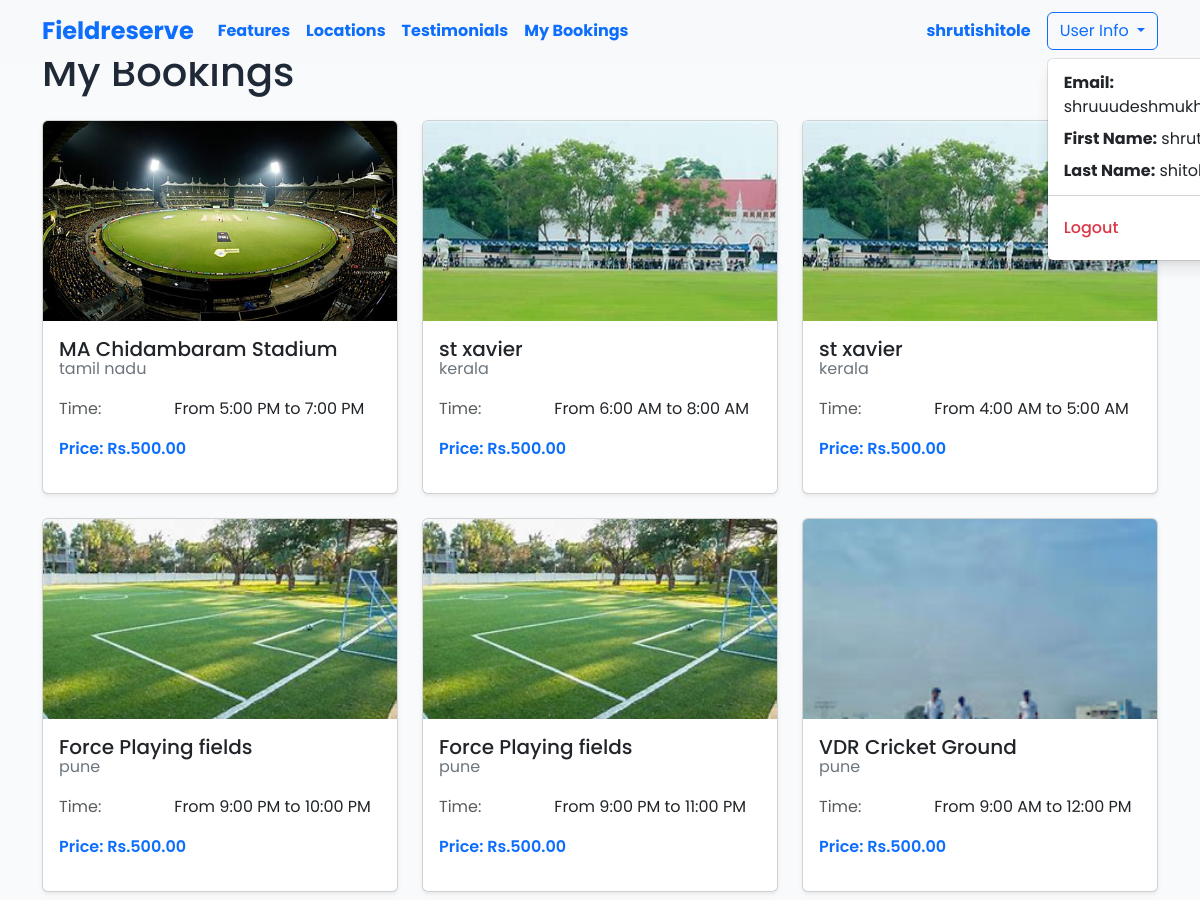
/my-bookings/ (signed in, upper part), run on an earlier commit of the app's database.
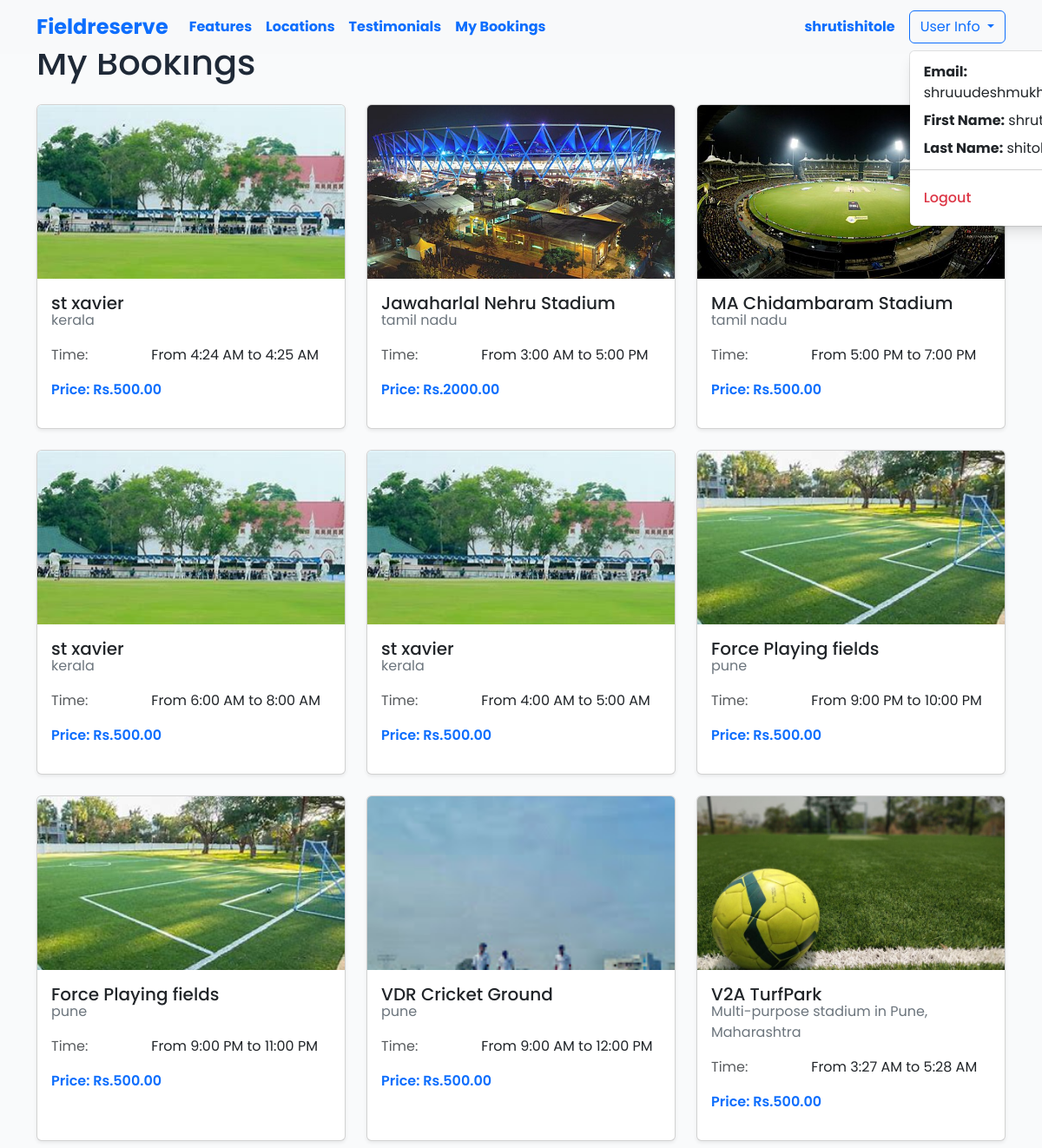
And on a later commit of the database.
### booking/models.py (models this page shows, shortened)
class Slot(models.Model):
    field = models.ForeignKey('Field', on_delete=models.CASCADE, related_name='time_slots')
    date = models.DateField()
    start_time = models.TimeField()
    end_time = models.TimeField()
    price = models.DecimalField(max_digits=8, decimal_places=2)
    available = models.BooleanField(default=True)
    capacity = models.IntegerField(default=10)
    available_slots = models.IntegerField(null=True, blank=True)

class Field(models.Model):
    name = models.CharField(max_length=100)
    location = models.ForeignKey(Location, on_delete=models.CASCADE, related_name='fields')
    description = models.TextField()
    activity_type = models.ForeignKey(ActivityType, on_delete=models.CASCADE, related_name='fields')
    indoor = models.BooleanField(default=False)
    image = models.ImageField(upload_to='fields/', null=True, blank=True)
    default_image = models.ImageField(upload_to='fields/', default='default_field.jpg')

class Location(models.Model):
    name = models.CharField(max_length=100)
    address = models.CharField(max_length=200)
    city = models.CharField(max_length=100, blank=True)  # Ensure this field is populated correctly
    latitude = models.FloatField(null=True, blank=True)
    longitude = models.FloatField(null=True, blank=True)
    is_featured = models.BooleanField(default=False)
    def __str__(self):
        return self.name

### booking/views.py (the view)
# urls.py: path('my-bookings/', views.my_bookings, name='my_bookings'),
@login_required
def my_bookings(request):
    bookings = Booking.objects.filter(user=request.user).order_by('-booking_time')
    processed_bookings = []
    for booking in bookings:
        processed_booking = {
            'id': booking.id,
            'field': {
                'name': booking.slot.field.name,
                'location': booking.slot.field.location,
                'image': booking.slot.field.image
            },
            'date': booking.slot.date,
            'start_time': booking.slot.start_time,
            'end_time': booking.slot.end_time,
            'price': booking.slot.price,
            'slot': booking.slot,
            'status': booking.status
        }
        processed_bookings.append(processed_booking)
    return render(request, 'my_bookings.html', {'bookings': processed_bookings})

### templates/my_bookings.html
{% extends 'base.html' %} {% block content %}
<div class="container py-5">
  <h1 class="mb-4">My Bookings</h1>
  {% if bookings %}
  <div class="row g-4">
    {% for booking in bookings %}
    <div class="col-md-6 col-lg-4">
      <div class="card h-100 shadow-sm">
        {% if booking.slot.field.image %}
        <img
          src="{{ booking.slot.field.image.url }}"
          class="card-img-top"
          alt="{{ booking.slot.field.name }}"
          style="height: 200px; object-fit: cover"
        />
        {% else %}
        <div class="bg-light text-center py-5">
          <i class="fas fa-image fa-3x text-muted"></i>
        </div>
        {% endif %}
        <div class="card-body">
          <h5 class="card-title mb-0">{{ booking.slot.field.name }}</h5>
          <p class="card-subtitle text-secondary mb-3">
            {{ booking.slot.field.location }}
          </p>
          <div class="row mb-3">
            <div class="col-sm-4 text-muted">Time:</div>
            <div class="col-sm-8">
              From {{ booking.slot.start_time|time:"g:i A" }} to
              {{ booking.slot.end_time|time:"g:i A" }}
            </div>
          </div>
          <p class="card-text text-primary fw-semibold mb-3">
            Price: Rs.{{ booking.slot.price }}
          </p>
        </div>
      </div>
    </div>
    {% endfor %}
  </div>
  {% else %}
  <p class="lead text-center">You have no bookings yet.</p>
  <p class="text-center">
    <a href="/" class="btn btn-primary">Find and Book a Spot</a>
  </p>
  {% endif %}
</div>
{% endblock content %}

What changed in the data, as far as the page shows it:
added Slot: slot.field.image (picture), slot.field.name "st xavier", slot.field.location "kerala", slot.start_time "4:24 AM", slot.end_time "4:25 AM", slot.price "500.00"
added Slot: slot.field.image (picture), slot.field.name "Jawaharlal Nehru Stadium", slot.field.location "tamil nadu", slot.start_time "3:00 AM", slot.end_time "5:00 PM", slot.price "2000.00"
now on this page (row unchanged): Slot: slot.field.image (picture), slot.field.name "V2A TurfPark", slot.field.location "Multi-purpose stadium in Pune, Maharashtra", slot.start_time "3:27 AM", slot.end_time "5:28 AM", slot.price "500.00"
